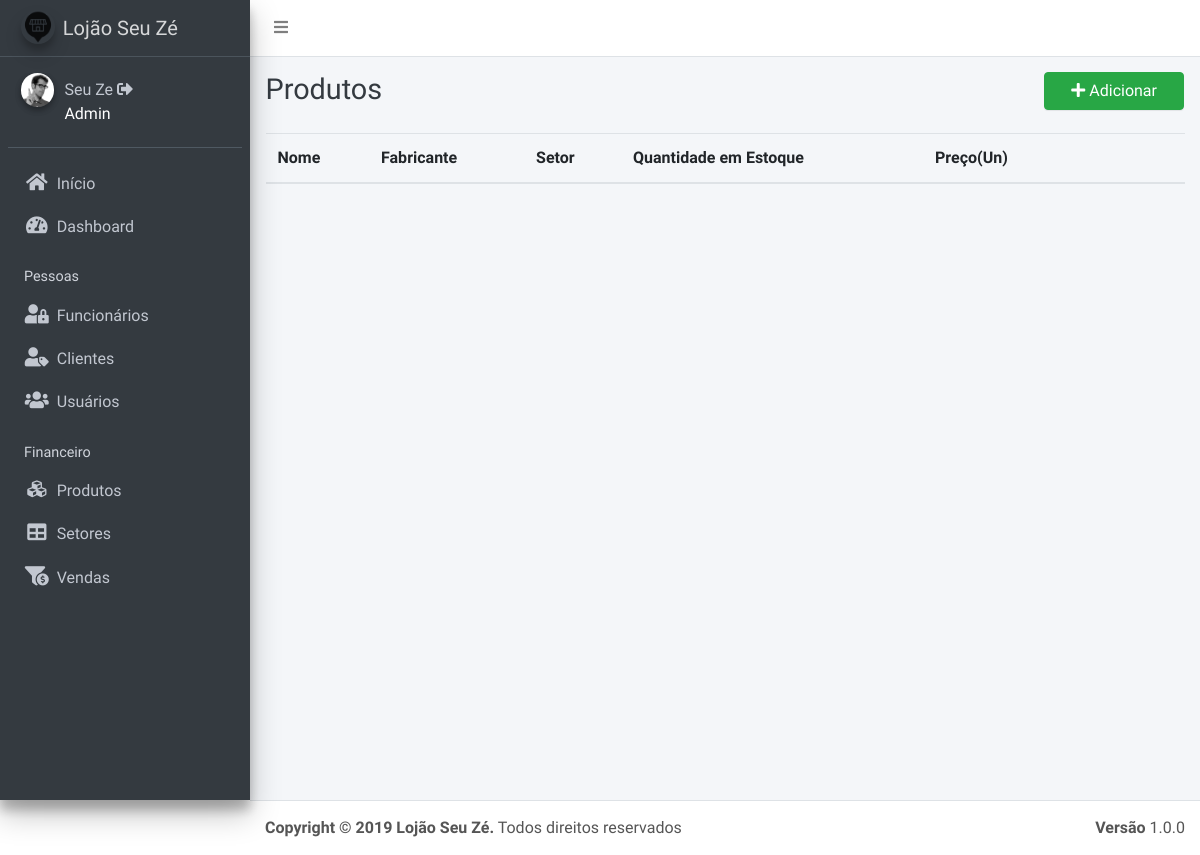
/listaProdutos.php (signed in), run on an earlier commit of the app's database.
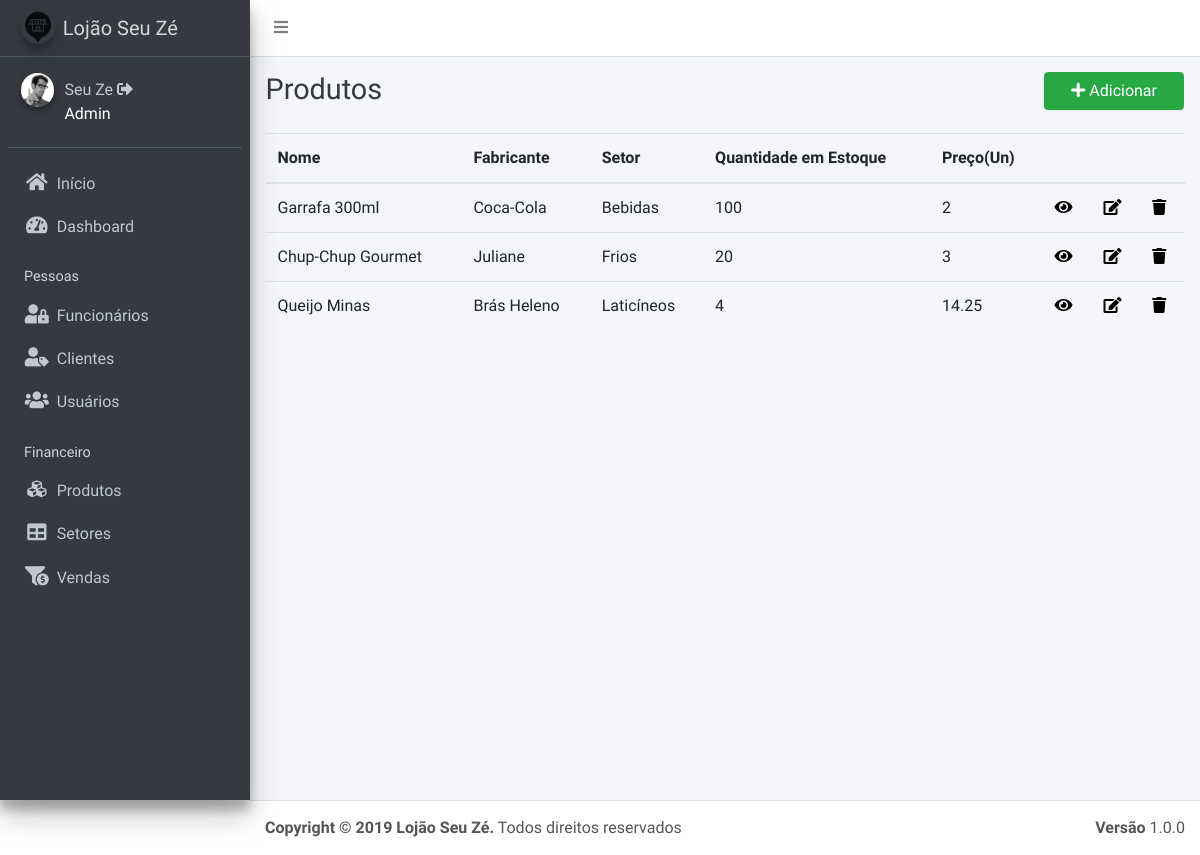
And on a later commit of the database.
### tables this page shows
CREATE TABLE `produtos` (
  `id` int(11) NOT NULL,
  `nome` varchar(40) NOT NULL,
  `preco` float NOT NULL,
  `fabricante` varchar(40) NOT NULL,
  `quantidade` int(11) NOT NULL,
  `setor` int(11) NOT NULL
);

### listaProdutos.php (the view, shortened to what this page needs)
<?php require ('header.php'); ?>
<?php require ('dashboard.php'); ?>
<?php
if($_SESSION['cargo']=="Administrador"){
$sql = "SELECT * FROM produtos ORDER BY id ASC";
$result = $conexao->query($sql);
?>
  <div class="content-wrapper">
    <div class="content-header">
      <div class="container-fluid">
        <div class="row mb-2">
          <div class="col-sm-3">
            <h1 class="m-0 text-dark">Produtos</h1>
          </div>
          <div class="col-sm-3">
          </div>
          <div class="col-sm-4">
          </div>
          <div class="col-sm-2">
            <a href="insertProduto.php"><button type="button" class="btn btn-block btn-success"><i class="nav-icon fa fa-plus"></i> Adicionar</button></a>
          </div>
        </div>
      </div>
    </div>
    <section class="content">
      <div class="container-fluid">
        <div class="row">
          <section class="col-lg-12 connectedSortable">
            <table id="tabelinha" class="table table-hover">
              <thead>
                <tr>
                  <th>Nome</th>
                  <th>Fabricante</th>
                  <th>Setor</th>
                  <th>Quantidade em Estoque</th>
                  <th>Preço(Un)</th>
                  <th></th>
                  <th></th>
                  <th></th>
                </tr>
              </thead>
              <tbody>
                <?php
                if ($result->num_rows > 0) {
                    while ($row = $result->fetch_assoc()) {
                        echo "<tr href='viewSetor.php?id=".$row['id']."' >";
                        echo "<td>" .$row["nome"] . "</td>";
                        echo "<td>" .$row["fabricante"] . "</td> ";
                        $setor = "SELECT setores.nome FROM `setores` INNER JOIN `produtos` WHERE produtos.setor=setores.id AND produtos.id=$row[id];";
                        $resultado = $conexao->query($setor);
                        $linha = $resultado->fetch_assoc();
                        echo "<td>" .$linha['nome'] . "</td>";
                        echo "<td>" .$row["quantidade"] . "</td>";
                        echo "<td>" .$row["preco"] . "</td>";
                      ?>
                        <td><a href="viewProduto.php?id=<?php echo $row['id'];?>" style="text-decoration: none;color: #000;" data-toggle="tooltip" title="Visualizar"><i class="fa fa-eye"></i></a></td>
                        <td><a href="updateProduto.php?id=<?php echo $row['id'];?>" style="text-decoration: none;color: #000;" data-toggle="tooltip" title="Editar"><i class="fa fa-edit"></i></a></td>
                        <td><a href="#" onclick="excluir(<?php echo $row['id'];?>)" style="text-decoration: none;color: #000;" data-toggle="tooltip" title="Excluir"><i class="fa fa-trash"></i></a></td>
                      <?php
                      echo "</tr>";
                    }
                }
                ?>
              </tbody>
            </table>
          </section>
        </div>
      </div>
    </section>
  </div>
<?php
  }
?>
<?php require ('footer.php');?>

What changed in the data, as far as the page shows it:
added produtos: nome "Garrafa 300ml", fabricante "Coca-Cola", nome "Bebidas", quantidade "100", preco "2"
added produtos: nome "Chup-Chup Gourmet", fabricante "Juliane", nome "Frios", quantidade "20", preco "3"
added produtos: nome "Queijo Minas", fabricante "Brás Heleno", nome "Laticíneos", quantidade "4", preco "14.25"
